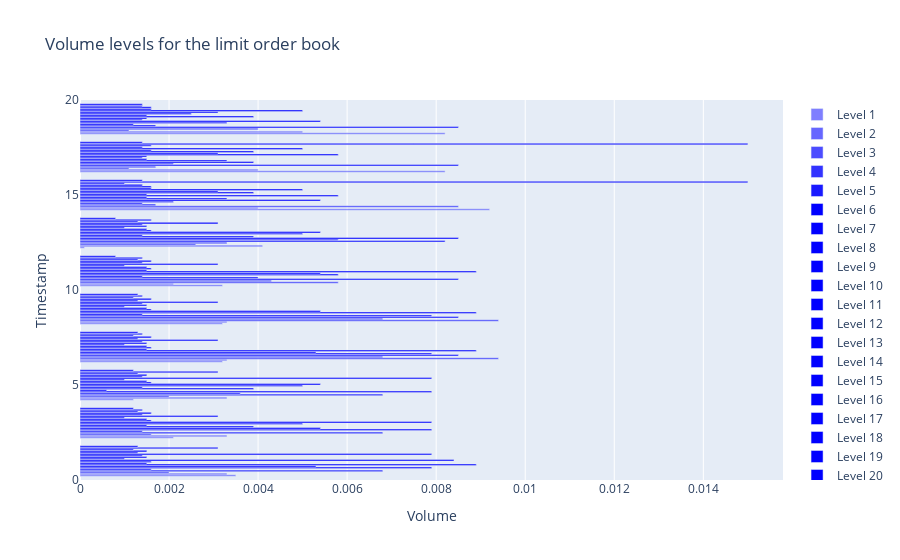

Here is the notebook cell this chart was saved with:
### Code cell
import plotly.graph_objects as go
from plotly.subplots import make_subplots

fig = go.Figure()

for col_index, col_values in enumerate(ask_bid_volume["samples"].transpose()):
    fig.add_trace(go.Bar(y=ask_bid_volume.index, x=col_values, name=f'Level {col_index + 1}', orientation='h', marker=dict(color=f'rgba(0, 0, 255, {0.5 + col_index * 0.1})')))

fig.update_layout(title='Volume levels for the limit order book', yaxis_title='Timestamp', xaxis_title='Volume')
fig.show()

### Figure 1 — Plotly figure (JSON) as saved in the notebook; plotly's stock layout.template omitted (floating-point values rounded to 4 significant figures)
{"data": [{"marker": {"color": "rgba(0, 0, 255, 0.5)"}, "name": "Level 1", "orientation": "h", "type": "bar", "x": [0.0035, 0.0021, 0.0012, 0.0032, 0.0032, 0.0032, 0.0001, 0.0092, 0.0082, 0.0082], "y": [1, 3, 5, 7, 9, 11, 13, 15, 17, 19, 21, 23, 25, 27, 29, 31, 33, 35, 37, 39]}, {"marker": {"color": "rgba(0, 0, 255, 0.6)"}, "name": "Level 2", "orientation": "h", "type": "bar", "x": [0.0033, 0.0033, 0.0033, 0.0033, 0.0033, 0.0021, 0.0041, 0.004, 0.004, 0.005], "y": [1, 3, 5, 7, 9, 11, 13, 15, 17, 19, 21, 23, 25, 27, 29, 31, 33, 35, 37, 39]}, {"marker": {"color": "rgba(0, 0, 255, 0.7)"}, "name": "Level 3", "orientation": "h", "type": "bar", "x": [0.002, 0.0016, 0.002, 0.0094, 0.0094, 0.0058, 0.0026, 0.0085, 0.0011, 0.0011], "y": [1, 3, 5, 7, 9, 11, 13, 15, 17, 19, 21, 23, 25, 27, 29, 31, 33, 35, 37, 39]}, {"marker": {"color": "rgba(0, 0, 255, 0.8)"}, "name": "Level 4", "orientation": "h", "type": "bar", "x": [0.0068, 0.0068, 0.0068, 0.0068, 0.0068, 0.0043, 0.0033, 0.0017, 0.0017, 0.004], "y": [1, 3, 5, 7, 9, 11, 13, 15, 17, 19, 21, 23, 25, 27, 29, 31, 33, 35, 37, 39]}, {"marker": {"color": "rgba(0, 0, 255, 0.9)"}, "name": "Level 5", "orientation": "h", "type": "bar", "x": [0.0016, 0.0014, 0.0036, 0.0085, 0.0085, 0.0085, 0.0082, 0.0014, 0.0085, 0.0085], "y": [1, 3, 5, 7, 9, 11, 13, 15, 17, 19, 21, 23, 25, 27, 29, 31, 33, 35, 37, 39]}, {"marker": {"color": "rgba(0, 0, 255, 1.0)"}, "name": "Level 6", "orientation": "h", "type": "bar", "x": [0.0079, 0.0079, 0.0079, 0.0079, 0.0079, 0.004, 0.0058, 0.0021, 0.0021, 0.0017], "y": [1, 3, 5, 7, 9, 11, 13, 15, 17, 19, 21, 23, 25, 27, 29, 31, 33, 35, 37, 39]}, {"marker": {"color": "rgba(0, 0, 255, 1.1)"}, "name": "Level 7", "orientation": "h", "type": "bar", "x": [0.0053, 0.0054, 0.0006, 0.0053, 0.0014, 0.0014, 0.0085, 0.0054, 0.0039, 0.0012], "y": [1, 3, 5, 7, 9, 11, 13, 15, 17, 19, 21, 23, 25, 27, 29, 31, 33, 35, 37, 39]}, {"marker": {"color": "rgba(0, 0, 255, 1.2000000000000002)"}, "name": "Level 8", "orientation": "h", "type": "bar", "x": [0.0089, 0.0039, 0.0039, 0.0089, 0.0089, 0.0058, 0.0039, 0.0033, 0.0033, 0.0033], "y": [1, 3, 5, 7, 9, 11, 13, 15, 17, 19, 21, 23, 25, 27, 29, 31, 33, 35, 37, 39]}, {"marker": {"color": "rgba(0, 0, 255, 1.3)"}, "name": "Level 9", "orientation": "h", "type": "bar", "x": [0.0015, 0.0015, 0.0014, 0.0015, 0.0054, 0.0054, 0.0014, 0.0015, 0.0015, 0.0054], "y": [1, 3, 5, 7, 9, 11, 13, 15, 17, 19, 21, 23, 25, 27, 29, 31, 33, 35, 37, 39]}, {"marker": {"color": "rgba(0, 0, 255, 1.4)"}, "name": "Level 10", "orientation": "h", "type": "bar", "x": [0.0016, 0.005, 0.005, 0.0016, 0.0016, 0.0089, 0.005, 0.0058, 0.0014, 0.0014], "y": [1, 3, 5, 7, 9, 11, 13, 15, 17, 19, 21, 23, 25, 27, 29, 31, 33, 35, 37, 39]}, {"marker": {"color": "rgba(0, 0, 255, 1.5)"}, "name": "Level 11", "orientation": "h", "type": "bar", "x": [0.0084, 0.0079, 0.0054, 0.0015, 0.0015, 0.0015, 0.0054, 0.0015, 0.0015, 0.0015], "y": [1, 3, 5, 7, 9, 11, 13, 15, 17, 19, 21, 23, 25, 27, 29, 31, 33, 35, 37, 39]}, {"marker": {"color": "rgba(0, 0, 255, 1.6)"}, "name": "Level 12", "orientation": "h", "type": "bar", "x": [0.001, 0.0016, 0.0016, 0.001, 0.001, 0.0016, 0.0016, 0.0039, 0.0058, 0.0039], "y": [1, 3, 5, 7, 9, 11, 13, 15, 17, 19, 21, 23, 25, 27, 29, 31, 33, 35, 37, 39]}, {"marker": {"color": "rgba(0, 0, 255, 1.7000000000000002)"}, "name": "Level 13", "orientation": "h", "type": "bar", "x": [0.0015, 0.0015, 0.0015, 0.0015, 0.0015, 0.0015, 0.0015, 0.0031, 0.0031, 0.0015], "y": [1, 3, 5, 7, 9, 11, 13, 15, 17, 19, 21, 23, 25, 27, 29, 31, 33, 35, 37, 39]}, {"marker": {"color": "rgba(0, 0, 255, 1.8)"}, "name": "Level 14", "orientation": "h", "type": "bar", "x": [0.0014, 0.001, 0.001, 0.0014, 0.0014, 0.001, 0.001, 0.005, 0.0039, 0.0025], "y": [1, 3, 5, 7, 9, 11, 13, 15, 17, 19, 21, 23, 25, 27, 29, 31, 33, 35, 37, 39]}, {"marker": {"color": "rgba(0, 0, 255, 1.9000000000000001)"}, "name": "Level 15", "orientation": "h", "type": "bar", "x": [0.0079, 0.0031, 0.0079, 0.0031, 0.0031, 0.0031, 0.0015, 0.0016, 0.0016, 0.0031], "y": [1, 3, 5, 7, 9, 11, 13, 15, 17, 19, 21, 23, 25, 27, 29, 31, 33, 35, 37, 39]}, {"marker": {"color": "rgba(0, 0, 255, 2.0)"}, "name": "Level 16", "orientation": "h", "type": "bar", "x": [0.0013, 0.0014, 0.0014, 0.0013, 0.0013, 0.0014, 0.0014, 0.0016, 0.005, 0.005], "y": [1, 3, 5, 7, 9, 11, 13, 15, 17, 19, 21, 23, 25, 27, 29, 31, 33, 35, 37, 39]}, {"marker": {"color": "rgba(0, 0, 255, 2.1)"}, "name": "Level 17", "orientation": "h", "type": "bar", "x": [0.0015, 0.0016, 0.0015, 0.0016, 0.0016, 0.0016, 0.0031, 0.0014, 0.0014, 0.0016], "y": [1, 3, 5, 7, 9, 11, 13, 15, 17, 19, 21, 23, 25, 27, 29, 31, 33, 35, 37, 39]}, {"marker": {"color": "rgba(0, 0, 255, 2.2)"}, "name": "Level 18", "orientation": "h", "type": "bar", "x": [0.0012, 0.0013, 0.0013, 0.0012, 0.0012, 0.0013, 0.0013, 0.001, 0.0016, 0.0016], "y": [1, 3, 5, 7, 9, 11, 13, 15, 17, 19, 21, 23, 25, 27, 29, 31, 33, 35, 37, 39]}, {"marker": {"color": "rgba(0, 0, 255, 2.3)"}, "name": "Level 19", "orientation": "h", "type": "bar", "x": [0.0031, 0.0014, 0.0031, 0.0014, 0.0014, 0.0014, 0.0016, 0.015, 0.015, 0.0014], "y": [1, 3, 5, 7, 9, 11, 13, 15, 17, 19, 21, 23, 25, 27, 29, 31, 33, 35, 37, 39]}, {"marker": {"color": "rgba(0, 0, 255, 2.4000000000000004)"}, "name": "Level 20", "orientation": "h", "type": "bar", "x": [0.0013, 0.0012, 0.0012, 0.0013, 0.0013, 0.0008, 0.0008, 0.0014, 0.0014, 0.0014], "y": [1, 3, 5, 7, 9, 11, 13, 15, 17, 19, 21, 23, 25, 27, 29, 31, 33, 35, 37, 39]}], "layout": {"autosize": true, "title": {"text": "Volume levels for the limit order book"}, "xaxis": {"autorange": true, "range": [0, 0.01579], "title": {"text": "Volume"}, "type": "linear"}, "yaxis": {"autorange": true, "range": [0, 20], "title": {"text": "Timestamp"}, "type": "linear"}}}
